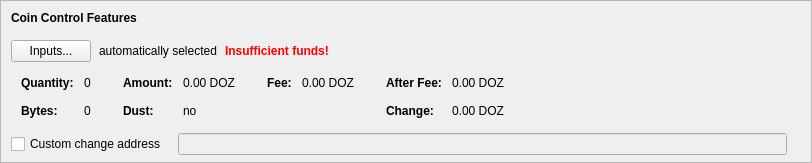
    <widget class="QFrame" name="frameCoinControl">
     <property name="sizePolicy">
      <sizepolicy hsizetype="Expanding" vsizetype="Expanding">
       <horstretch>0</horstretch>
       <verstretch>0</verstretch>
      </sizepolicy>
     </property>
     <property name="maximumSize">
      <size>
       <width>16777215</width>
       <height>16777215</height>
      </size>
     </property>
     <property name="frameShape">
      <enum>QFrame::StyledPanel</enum>
     </property>
     <property name="frameShadow">
      <enum>QFrame::Sunken</enum>
     </property>
     <layout class="QVBoxLayout" name="verticalLayoutCoinControl2">
      <property name="spacing">
       <number>0</number>
      </property>
      <property name="leftMargin">
       <number>0</number>
      </property>
      <property name="topMargin">
       <number>0</number>
      </property>
      <property name="rightMargin">
       <number>0</number>
      </property>
      <property name="bottomMargin">
       <number>6</number>
      </property>
      <item>
       <layout class="QVBoxLayout" name="verticalLayoutCoinControl" stretch="0,0,0,0,1">
        <property name="spacing">
         <number>0</number>
        </property>
        <property name="leftMargin">
         <number>10</number>
        </property>
        <property name="topMargin">
         <number>10</number>
        </property>
        <item>
         <layout class="QHBoxLayout" name="horizontalLayoutCoinControl1">
          <property name="bottomMargin">
           <number>15</number>
          </property>
          <item>
           <widget class="QLabel" name="labelCoinControlFeatures">
            <property name="sizePolicy">
             <sizepolicy hsizetype="Preferred" vsizetype="Maximum">
              <horstretch>0</horstretch>
              <verstretch>0</verstretch>
             </sizepolicy>
            </property>
            <property name="font">
             <font>
              <weight>75</weight>
              <bold>true</bold>
             </font>
            </property>
            <property name="styleSheet">
             <string notr="true">font-weight:bold;</string>
            </property>
            <property name="text">
             <string>Coin Control Features</string>
            </property>
           </widget>
          </item>
         </layout>
        </item>
        <item>
         <layout class="QHBoxLayout" name="horizontalLayoutCoinControl2" stretch="0,0,0,0">
          <property name="spacing">
           <number>8</number>
          </property>
          <property name="bottomMargin">
           <number>10</number>
          </property>
          <item>
           <widget class="QPushButton" name="pushButtonCoinControl">
            <property name="styleSheet">
             <string notr="true"/>
            </property>
            <property name="text">
             <string>Inputs...</string>
            </property>
            <property name="autoDefault">
             <bool>false</bool>
            </property>
           </widget>
          </item>
          <item>
           <widget class="QLabel" name="labelCoinControlAutomaticallySelected">
            <property name="text">
             <string>automatically selected</string>
            </property>
            <property name="margin">
             <number>5</number>
            </property>
           </widget>
          </item>
          <item>
           <widget class="QLabel" name="labelCoinControlInsuffFunds">
            <property name="font">
             <font>
              <weight>75</weight>
              <bold>true</bold>
             </font>
            </property>
            <property name="styleSheet">
             <string notr="true">color:red;font-weight:bold;</string>
            </property>
            <property name="text">
             <string>Insufficient funds!</string>
            </property>
            <property name="margin">
             <number>5</number>
            </property>
           </widget>
          </item>
          <item>
           <spacer name="horizontalSpacerCoinControl">
            <property name="orientation">
             <enum>Qt::Horizontal</enum>
            </property>
            <property name="sizeHint" stdset="0">
             <size>
              <width>40</width>
              <height>1</height>
             </size>
            </property>
           </spacer>
          </item>
         </layout>
        </item>
        <item>
         <widget class="QWidget" name="widgetCoinControl" native="true">
          <property name="sizePolicy">
           <sizepolicy hsizetype="Preferred" vsizetype="Preferred">
            <horstretch>0</horstretch>
            <verstretch>0</verstretch>
           </sizepolicy>
          </property>
          <property name="minimumSize">
           <size>
            <width>0</width>
            <height>0</height>
           </size>
          </property>
          <property name="styleSheet">
           <string notr="true"/>
          </property>
          <layout class="QHBoxLayout" name="horizontalLayoutCoinControl5">
           <property name="leftMargin">
            <number>0</number>
           </property>
           <property name="topMargin">
            <number>0</number>
           </property>
           <property name="rightMargin">
            <number>0</number>
           </property>
           <property name="bottomMargin">
            <number>0</number>
           </property>
           <item>
            <layout class="QHBoxLayout" name="horizontalLayoutCoinControl3" stretch="0,0,0,1">
             <property name="spacing">
              <number>20</number>
             </property>
             <property name="topMargin">
              <number>0</number>
             </property>
             <property name="bottomMargin">
              <number>10</number>
             </property>
             <item>
              <layout class="QFormLayout" name="formLayoutCoinControl1">
               <property name="horizontalSpacing">
                <number>10</number>
               </property>
               <property name="verticalSpacing">
                <number>14</number>
               </property>
               <property name="leftMargin">
                <number>10</number>
               </property>
               <property name="topMargin">
                <number>4</number>
               </property>
               <property name="rightMargin">
                <number>6</number>
               </property>
               <item row="0" column="0">
                <widget class="QLabel" name="labelCoinControlQuantityText">
                 <property name="font">
                  <font>
                   <weight>75</weight>
                   <bold>true</bold>
                  </font>
                 </property>
                 <property name="text">
                  <string>Quantity:</string>
                 </property>
                 <property name="margin">
                  <number>0</number>
                 </property>
                </widget>
               </item>
               <item row="0" column="1">
                <widget class="QLabel" name="labelCoinControlQuantity">
                 <property name="cursor">
                  <cursorShape>IBeamCursor</cursorShape>
                 </property>
                 <property name="contextMenuPolicy">
                  <enum>Qt::ActionsContextMenu</enum>
                 </property>
                 <property name="text">
                  <string notr="true">0</string>
                 </property>
                 <property name="margin">
                  <number>0</number>
                 </property>
                 <property name="textInteractionFlags">
                  <set>Qt::LinksAccessibleByMouse|Qt::TextSelectableByKeyboard|Qt::TextSelectableByMouse</set>
                 </property>
                </widget>
               </item>
               <item row="1" column="0">
                <widget class="QLabel" name="labelCoinControlBytesText">
                 <property name="font">
                  <font>
                   <weight>75</weight>
                   <bold>true</bold>
                  </font>
                 </property>
                 <property name="text">
                  <string>Bytes:</string>
                 </property>
                </widget>
               </item>
               <item row="1" column="1">
                <widget class="QLabel" name="labelCoinControlBytes">
                 <property name="cursor">
                  <cursorShape>IBeamCursor</cursorShape>
                 </property>
                 <property name="contextMenuPolicy">
                  <enum>Qt::ActionsContextMenu</enum>
                 </property>
                 <property name="text">
                  <string notr="true">0</string>
                 </property>
                 <property name="textInteractionFlags">
                  <set>Qt::LinksAccessibleByMouse|Qt::TextSelectableByKeyboard|Qt::TextSelectableByMouse</set>
                 </property>
                </widget>
               </item>
              </layout>
             </item>
             <item>
              <layout class="QFormLayout" name="formLayoutCoinControl2">
               <property name="horizontalSpacing">
                <number>10</number>
               </property>
               <property name="verticalSpacing">
                <number>14</number>
               </property>
               <property name="leftMargin">
                <number>6</number>
               </property>
               <property name="topMargin">
                <number>4</number>
               </property>
               <property name="rightMargin">
                <number>6</number>
               </property>
               <item row="0" column="0">
                <widget class="QLabel" name="labelCoinControlAmountText">
                 <property name="font">
                  <font>
                   <weight>75</weight>
                   <bold>true</bold>
                  </font>
                 </property>
                 <property name="text">
                  <string>Amount:</string>
                 </property>
                 <property name="margin">
                  <number>0</number>
                 </property>
                </widget>
               </item>
               <item row="0" column="1">
                <widget class="QLabel" name="labelCoinControlAmount">
                 <property name="cursor">
                  <cursorShape>IBeamCursor</cursorShape>
                 </property>
                 <property name="contextMenuPolicy">
                  <enum>Qt::ActionsContextMenu</enum>
                 </property>
                 <property name="text">
                  <string notr="true">0.00 DOZ</string>
                 </property>
                 <property name="textInteractionFlags">
                  <set>Qt::LinksAccessibleByMouse|Qt::TextSelectableByKeyboard|Qt::TextSelectableByMouse</set>
                 </property>
                </widget>
               </item>
               <item row="1" column="0">
                <widget class="QLabel" name="labelCoinControlLowOutputText">
                 <property name="font">
                  <font>
                   <weight>75</weight>
                   <bold>true</bold>
                  </font>
                 </property>
                 <property name="text">
                  <string>Dust:</string>
                 </property>
                </widget>
               </item>
               <item row="1" column="1">
                <widget class="QLabel" name="labelCoinControlLowOutput">
                 <property name="cursor">
                  <cursorShape>IBeamCursor</cursorShape>
                 </property>
                 <property name="contextMenuPolicy">
                  <enum>Qt::ActionsContextMenu</enum>
                 </property>
                 <property name="text">
                  <string notr="true">no</string>
                 </property>
                 <property name="textInteractionFlags">
                  <set>Qt::LinksAccessibleByMouse|Qt::TextSelectableByKeyboard|Qt::TextSelectableByMouse</set>
                 </property>
                </widget>
               </item>
              </layout>
             </item>
             <item>
              <layout class="QFormLayout" name="formLayoutCoinControl3">
               <property name="horizontalSpacing">
                <number>10</number>
               </property>
               <property name="verticalSpacing">
                <number>14</number>
               </property>
               <property name="leftMargin">
                <number>6</number>
               </property>
               <property name="topMargin">
                <number>4</number>
               </property>
               <property name="rightMargin">
                <number>6</number>
               </property>
               <item row="0" column="0">
                <widget class="QLabel" name="labelCoinControlFeeText">
                 <property name="font">
                  <font>
                   <weight>75</weight>
                   <bold>true</bold>
                  </font>
                 </property>
                 <property name="text">
                  <string>Fee:</string>
                 </property>
                 <property name="margin">
                  <number>0</number>
                 </property>
                </widget>
               </item>
               <item row="0" column="1">
                <widget class="QLabel" name="labelCoinControlFee">
                 <property name="cursor">
                  <cursorShape>IBeamCursor</cursorShape>
                 </property>
                 <property name="contextMenuPolicy">
                  <enum>Qt::ActionsContextMenu</enum>
                 </property>
                 <property name="text">
                  <string notr="true">0.00 DOZ</string>
                 </property>
                 <property name="textInteractionFlags">
                  <set>Qt::LinksAccessibleByMouse|Qt::TextSelectableByKeyboard|Qt::TextSelectableByMouse</set>
                 </property>
                </widget>
               </item>
              </layout>
             </item>
             <item>
              <layout class="QFormLayout" name="formLayoutCoinControl4">
               <property name="horizontalSpacing">
                <number>10</number>
               </property>
               <property name="verticalSpacing">
                <number>14</number>
               </property>
               <property name="leftMargin">
                <number>6</number>
               </property>
               <property name="topMargin">
                <number>4</number>
               </property>
               <property name="rightMargin">
                <number>6</number>
               </property>
               <item row="0" column="0">
                <widget class="QLabel" name="labelCoinControlAfterFeeText">
                 <property name="font">
                  <font>
                   <weight>75</weight>
                   <bold>true</bold>
                  </font>
                 </property>
                 <property name="text">
                  <string>After Fee:</string>
                 </property>
                 <property name="margin">
                  <number>0</number>
                 </property>
                </widget>
               </item>
               <item row="0" column="1">
                <widget class="QLabel" name="labelCoinControlAfterFee">
                 <property name="cursor">
                  <cursorShape>IBeamCursor</cursorShape>
                 </property>
                 <property name="contextMenuPolicy">
                  <enum>Qt::ActionsContextMenu</enum>
                 </property>
                 <property name="text">
                  <string notr="true">0.00 DOZ</string>
                 </property>
                 <property name="textInteractionFlags">
                  <set>Qt::LinksAccessibleByMouse|Qt::TextSelectableByKeyboard|Qt::TextSelectableByMouse</set>
                 </property>
                </widget>
               </item>
               <item row="1" column="0">
                <widget class="QLabel" name="labelCoinControlChangeText">
                 <property name="font">
                  <font>
                   <weight>75</weight>
                   <bold>true</bold>
                  </font>
                 </property>
                 <property name="text">
                  <string>Change:</string>
                 </property>
                </widget>
               </item>
               <item row="1" column="1">
                <widget class="QLabel" name="labelCoinControlChange">
                 <property name="cursor">
                  <cursorShape>IBeamCursor</cursorShape>
                 </property>
                 <property name="contextMenuPolicy">
                  <enum>Qt::ActionsContextMenu</enum>
                 </property>
                 <property name="text">
                  <string notr="true">0.00 DOZ</string>
                 </property>
                 <property name="textInteractionFlags">
                  <set>Qt::LinksAccessibleByMouse|Qt::TextSelectableByKeyboard|Qt::TextSelectableByMouse</set>
                 </property>
                </widget>
               </item>
              </layout>
             </item>
            </layout>
           </item>
          </layout>
         </widget>
        </item>
        <item>
         <layout class="QHBoxLayout" name="horizontalLayoutCoinControl4" stretch="0,0,0">
          <property name="spacing">
           <number>12</number>
          </property>
          <property name="sizeConstraint">
           <enum>QLayout::SetDefaultConstraint</enum>
          </property>
          <property name="topMargin">
           <number>5</number>
          </property>
          <property name="rightMargin">
           <number>5</number>
          </property>
          <item>
           <widget class="QCheckBox" name="checkBoxCoinControlChange">
            <property name="toolTip">
             <string>If this is activated, but the change address is empty or invalid, change will be sent to a newly generated address.</string>
            </property>
            <property name="text">
             <string>Custom change address</string>
            </property>
           </widget>
          </item>
          <item>
           <widget class="QValidatedLineEdit" name="lineEditCoinControlChange">
            <property name="enabled">
             <bool>false</bool>
            </property>
            <property name="sizePolicy">
             <sizepolicy hsizetype="Expanding" vsizetype="Fixed">
              <horstretch>0</horstretch>
              <verstretch>0</verstretch>
             </sizepolicy>
            </property>
           </widget>
          </item>
          <item>
           <widget class="QLabel" name="labelCoinControlChangeLabel">
            <property name="sizePolicy">
             <sizepolicy hsizetype="Preferred" vsizetype="Expanding">
              <horstretch>0</horstretch>
              <verstretch>0</verstretch>
             </sizepolicy>
            </property>
            <property name="minimumSize">
             <size>
              <width>0</width>
              <height>0</height>
             </size>
            </property>
            <property name="text">
             <string/>
            </property>
            <property name="margin">
             <number>3</number>
            </property>
           </widget>
          </item>
         </layout>
        </item>
        <item>
         <spacer name="verticalSpacerCoinControl">
          <property name="orientation">
           <enum>Qt::Vertical</enum>
          </property>
          <property name="sizeHint" stdset="0">
           <size>
            <width>800</width>
            <height>1</height>
           </size>
          </property>
         </spacer>
        </item>
       </layout>
      </item>
     </layout>
    </widget>
